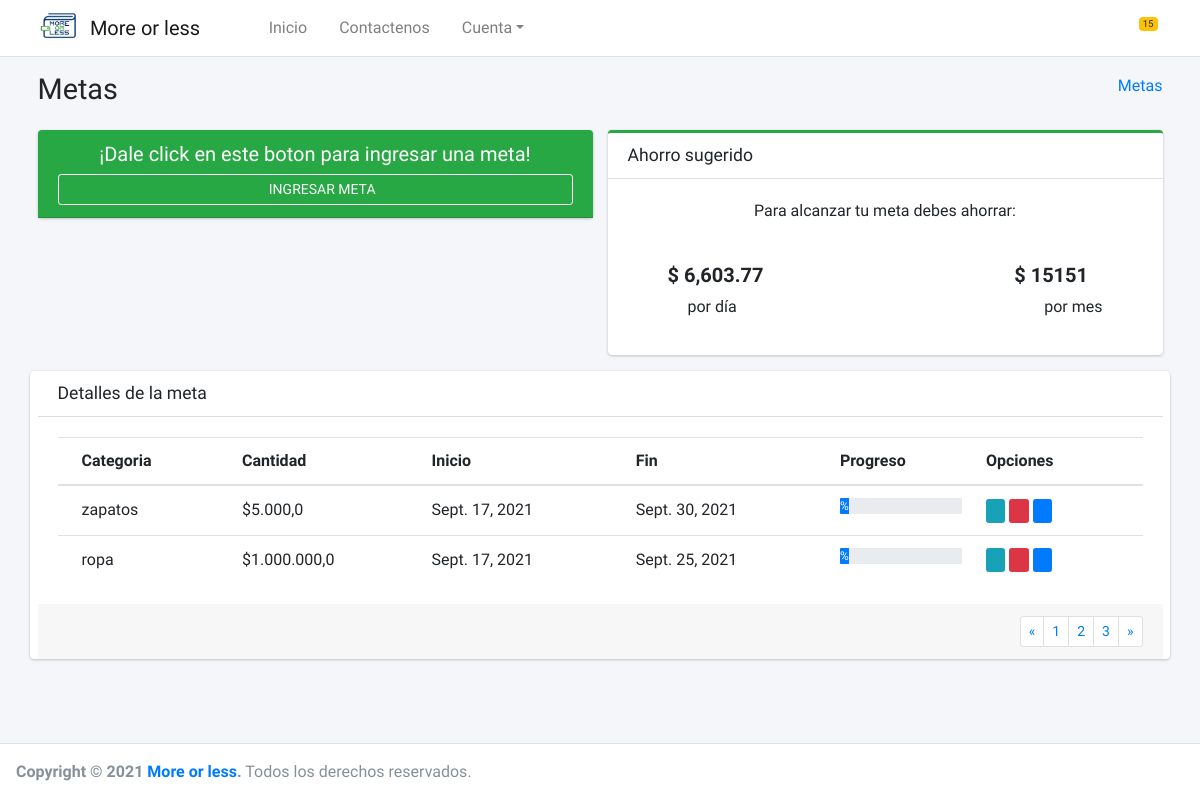
Page /metas/ (signed in) on the earlier database version.
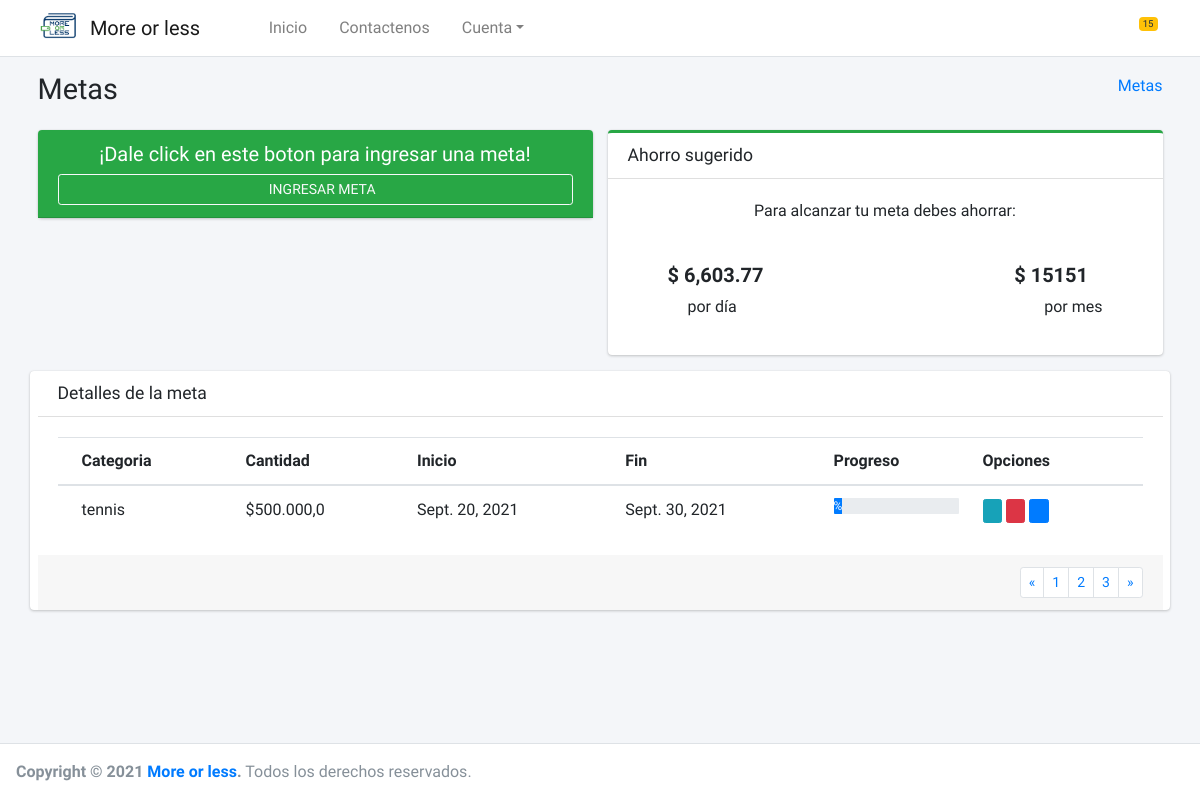
Same page on the later database version.
### core/metas/models.py (models this page shows)
class Metas(models.Model):
    f_c_m = models.DateField(default=datetime.now, verbose_name='Fecha de registro')
    amount = models.FloatField('Monto', blank=True, default=None, null=True)
    category = models.ForeignKey(Categoria, blank=True, null=True, on_delete=models.CASCADE)
    date = models.DateField(auto_now=True, verbose_name='Fecha de inicio')
    class Meta:
        verbose_name = 'Meta'
        verbose_name_plural = 'Metas'
        db_table = 'meta'
        ordering = ['id']

### core/categorias/models.py (models this page shows, shortened)
class Categoria(models.Model):
    category = models.CharField(max_length=50, verbose_name='Categoria')
    def __str__(self):
        return self.category
    class Meta:
        verbose_name = 'Categoria'
        verbose_name_plural = 'Categorias'
        db_table = 'categoria'
        ordering = ['id']

### core/metas/views.py (the view)
# urls.py: path('metas/', MetasListView.as_view(), name='metas'),
class MetasListView(ListView):
    model = Metas
    template_name = 'metas.html'
    @method_decorator(csrf_exempt)
    @method_decorator(login_required)
    def dispatch(self, request, *args, **kwargs):
        self.object = None
        return super().dispatch(request, *args, **kwargs)
    def get_context_data(self, **kwargs):
        context = super().get_context_data(**kwargs)
        """context['metas'] = self.metas()"""
        return context

### core/registro/models.py (called while the page is built)
    def get_image(self):
        if self.image:
            return "{}{}".format(MEDIA_URL, self.image)
        return "{}{}".format(STATIC_URL, 'img/imagen-perfil-sin-foto.png')

### core/metas/templates/metas.html (shortened to what this page needs)
{% extends 'body.html' %}
{% load humanize %}
{% load static %}
{% block content %}
    <div class="content-wrapper">
        <div class="content-header">
            <div class="container">
                <div class="row mb-2">
                    <div class="col-sm-6">
                        <h1 class="m-0">Metas</h1>
                    </div>
                    <div class="col-sm-6">
                        <ol class="breadcrumb float-sm-right">
                            <li class="breadcrumb-item"><a href="{% url 'metas' %}">Metas</a></li>
                        </ol>
                    </div>
                </div>
            </div>
        </div>
        <section class="content">
            <div class="container">
                <div class="row">
                    <div class="col-12 col-sm-12 col-lg-6">
                        <div class="card card-green">
                            <div class="card-header">
                                <h5 class="text-center">¡Dale click en este boton para ingresar una meta!</h5>
                                <a href="{% url 'addMe' %}">
                                    <button type="button" class="btn btn-outline-light btn-block btn-sm"><i
                                            class="fa fa-plus"></i> INGRESAR META
                                    </button>
                                </a>
                            </div>
                        </div>
                    </div>
                    <div class=" col-md-6">
                        <div class="card card-outline card-green">
                            <div class="card-header">
                                <h3 class="card-title">Ahorro sugerido</h3>
                            </div>
                            <div class="card-body">
                                <div class="text-center">Para alcanzar tu meta debes ahorrar:
                                </div>
                                <div style="margin: 40px;">
                                    <div style="float:left;">
                                        <h5><b>$ 6,603.77</b></h5>
                                        <p style="padding-left:20px;">por día</p>
                                    </div>
                                    <div style="float: right;">
                                        <h5><b>$ 15151</b></h5>
                                        <p style="padding-left:30px;">por mes</p>
                                    </div>
                                </div>
                            </div>
                        </div>
                    </div>
                    <div class="card col-12">
                        <div class="card-header">
                            <h3 class="card-title">Detalles de la meta</h3>
                        </div>
                        <div class="card-body">
                            <div class="card-body table-responsive p-0">
                                <table class="table table-head-fixed text-nowrap">
                                    <thead>
                                    <tr>
                                        <th>Categoria</th>
                                        <th>Cantidad</th>
                                        <th>Inicio</th>
                                        <th>Fin</th>
                                        <th>Progreso</th>
                                        <th>Opciones</th>
                                    </tr>
                                    </thead>
                                    <tbody>
                                    {% for c in object_list %}
                                        <tr>
                                            <td>{{ c.category }}</td>
                                            <td>${{ c.amount|intcomma }}</td>
                                            <td>{{ c.date }}</td>
                                            <td>{{ c.f_c_m }}</td>
                                            <td>
                                                <div class="progress">
                                                    <div class="progress-bar"
                                                         role="progressbar"
                                                         style="width: {{ porcentaje_list }}%"
                                                         aria-valuenow=""
                                                         aria-valuemin="0"
                                                         aria-valuemax="100">
                                                        %
                                                    </div>
                                                </div>
                                            </td>
                                            <td>
                                                <a href="{% url 'editMe' c.id %}" class="btn btn-info btn-xs"><i
                                                        class="fas fa-edit"></i>
                                                </a>
                                                <a href="{% url 'deleteMe' c.id %}" class="btn btn-danger btn-xs"><i
                                                        class="fas fa-trash-alt"></i>
                                                </a>
                                                <a href="{% url 'addMeAmount' c.id %}" class="btn btn-primary btn-xs"><i
                                                        class="fas fa-plus"></i>
                                                </a>
                                            </td>
                                        </tr>
                                    {% endfor %}
                                    </tbody>
                                </table>
                            </div>
                        </div>
                        <div class="card-footer clearfix">
                            <ul class="pagination pagination-sm m-0 float-right">
                                <li class="page-item"><a class="page-link" href="#">«</a></li>
                                <li class="page-item"><a class="page-link" href="#">1</a></li>
                                <li class="page-item"><a class="page-link" href="#">2</a></li>
                                <li class="page-item"><a class="page-link" href="#">3</a></li>
                                <li class="page-item"><a class="page-link" href="#">»</a></li>
                            </ul>
                        </div>
                    </div>
                </div>
            </div>
        </section>
    </div>
{% endblock %}

### templates/body.html (shortened to what this page needs)
{% extends 'home.html' %}
{% load static %}
{% block body %}
    <body class="layout-top-nav sidebar-collapse" height="auto">
    <div class="wrapper">
        {% include 'header.html' %}
        {% block content %}
        {% endblock %}
        {% include 'footer.html' %}
    </div>
    </body>
{% endblock %}

### templates/home.html (shortened to what this page needs)
{% load static %}
<!DOCTYPE html>
<html lang="es">
<head>
    <link rel="stylesheet" href="{% static 'lib/adminlte/plugins/fontawesome-free/css/all.min.css' %}">
    <link rel="stylesheet" href="{% static 'lib/adminlte/dist/css/adminlte.min.css' %}">
    <link rel="stylesheet" href="{% static 'css/normalize.css' %}">
    <link rel="stylesheet" href="{% static 'css/styles.css' %}">
</head>
{% block body %}
{% endblock %}
</html>

### templates/header.html (shortened to what this page needs)
{% load static %}
<nav class="main-header navbar navbar-expand-md navbar-light navbar-white">
    <div class="container">
        <a href="{% url "index" %}" class="navbar-brand">
            <img src="{% static 'img/logo3.png' %}" alt="More_or_less Logo" class="brand-image">
            <span class="brand-text font-weight-light">More or less</span>
        </a>
        <div class="collapse navbar-collapse order-3" id="navbarCollapse">
            <ul class="navbar-nav">
                <li class="nav-item">
                    <a class="nav-link" data-widget="pushmenu" href="#" role="button"><i class="fas fa-bars"></i></a>
                </li>
                <li class="nav-item">
                    <a href="{% url "index" %}" class="nav-link">Inicio</a>
                </li>
                <li class="nav-item">
                    <a href="#" class="nav-link">Contactenos</a>
                </li>
                <li class="nav-item dropdown">
                    <a id="dropdownSubMenu1" href="#" data-toggle="dropdown" aria-haspopup="true" aria-expanded="false"
                       class="nav-link dropdown-toggle">Cuenta</a>
                </li>
            </ul>
        <ul class="order-1 order-md-3 navbar-nav navbar-no-expand ml-auto">
            <li class="nav-item dropdown">
                <a class="nav-link" data-toggle="dropdown" href="#">
                    <span class="badge badge-warning navbar-badge">15</span>
                </a>
            </li>
        </ul>
    </div>
</nav>

### templates/footer.html
<footer class="main-footer">
    <strong>Copyright &copy; 2021 <a href="#">More or less</a>.</strong> Todos los derechos reservados.
</footer>

Differences in the rows shown:
removed Metas: category "zapatos", amount "5.000,0", date "Sept. 17, 2021", f_c_m "Sept. 30, 2021"
removed Metas: category "ropa", amount "1.000.000,0", date "Sept. 17, 2021", f_c_m "Sept. 25, 2021"
added Metas: category "tennis", amount "500.000,0", date "Sept. 20, 2021", f_c_m "Sept. 30, 2021"
